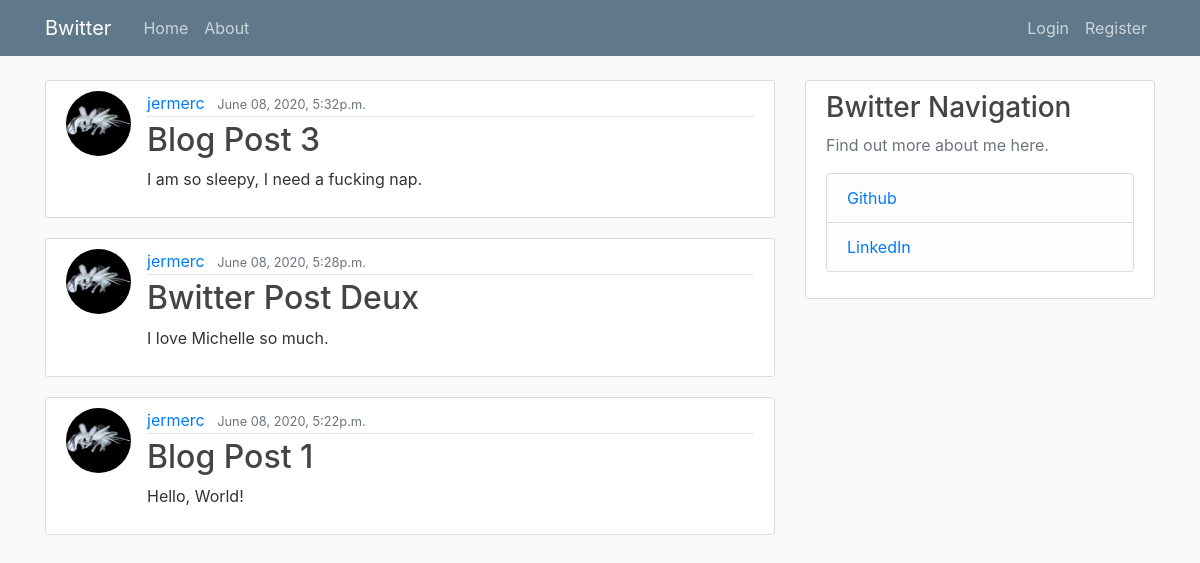
Before: /home/ with the older database file.
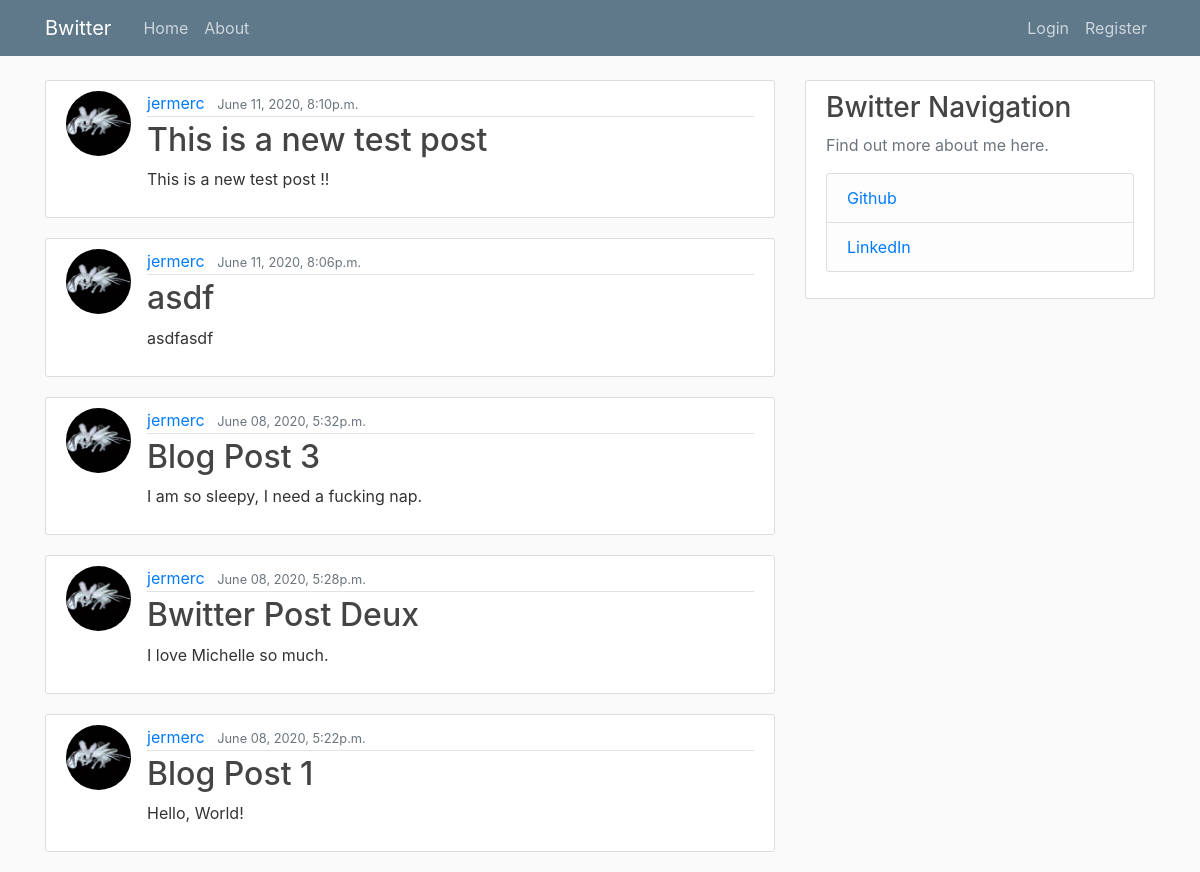
After: the same page with the newer database file.
### bwitter/models.py (models this page shows, shortened)
class Post(models.Model):
    title = models.CharField(max_length=100)
    content = models.TextField()
    date_posted = models.DateTimeField(default=timezone.now)
    author = models.ForeignKey(User, on_delete=models.CASCADE)

### users/models.py (models this page shows, shortened)
class Profile(models.Model):
    user = models.OneToOneField(User, on_delete=models.CASCADE)
    image = models.ImageField(default='default.jpg',upload_to='profile_pics')

### bwitter/views.py (the view)
# urls.py: path('home/', PostListView.as_view(), name='bwitter-home'),
class PostListView(ListView):
    model = Post
    template_name = 'bwitter/home.html' #<app>/<model>_<viewtype>.html
    context_object_name = 'posts'
    ordering = ['-date_posted'] # Sorts posts newest to oldest.
    paginate_by = 5 # Shows only 2 pages per page. Paginate by 2 posts.

### bwitter/templates/bwitter/home.html
{% extends "bwitter/base.html" %}
{% block content %}
    {% for post in posts %}
        <article class="media content-section">
            <img src="{{ post.author.profile.image.url }}" class="rounded-circle article-img">
            <div class="media-body">
                <div class="article-metadata">
                    <a class="mr-2" href="#">{{ post.author }}</a>
                    <small class="text-muted">{{ post.date_posted|date:"F d, Y, fa" }}</small>
                </div>
                <h2><a class="article-title" href="{% url 'post-detail' post.id %}">{{ post.title }}</a></h2>
                <p class="article-content">{{ post.content }}</p>
            </div>
        </article>
    {% endfor %}
{% endblock %}

Changed rows visible on the page:
added Post: author.profile.image (picture), author "jermerc", date_posted "June 11, 2020, 8:10p.m.", title "This is a new test post", content "This is a new test post !!"
added Post: author.profile.image (picture), author "jermerc", date_posted "June 11, 2020, 8:06p.m.", title "asdf", content "asdfasdf"
